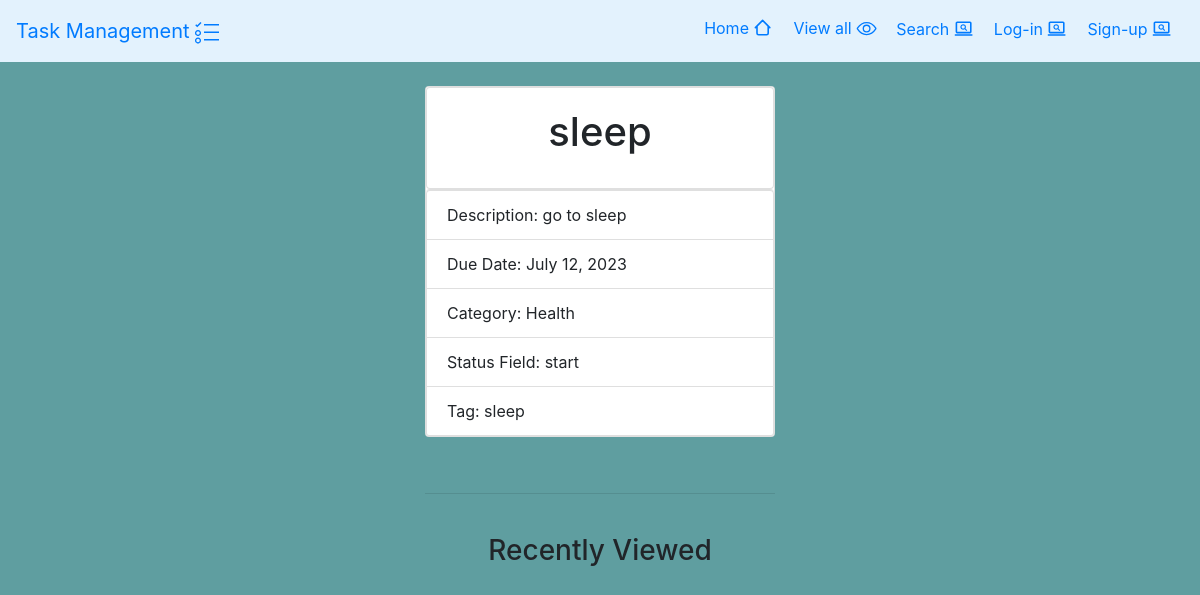
/task/3, run on an earlier commit of the app's database.
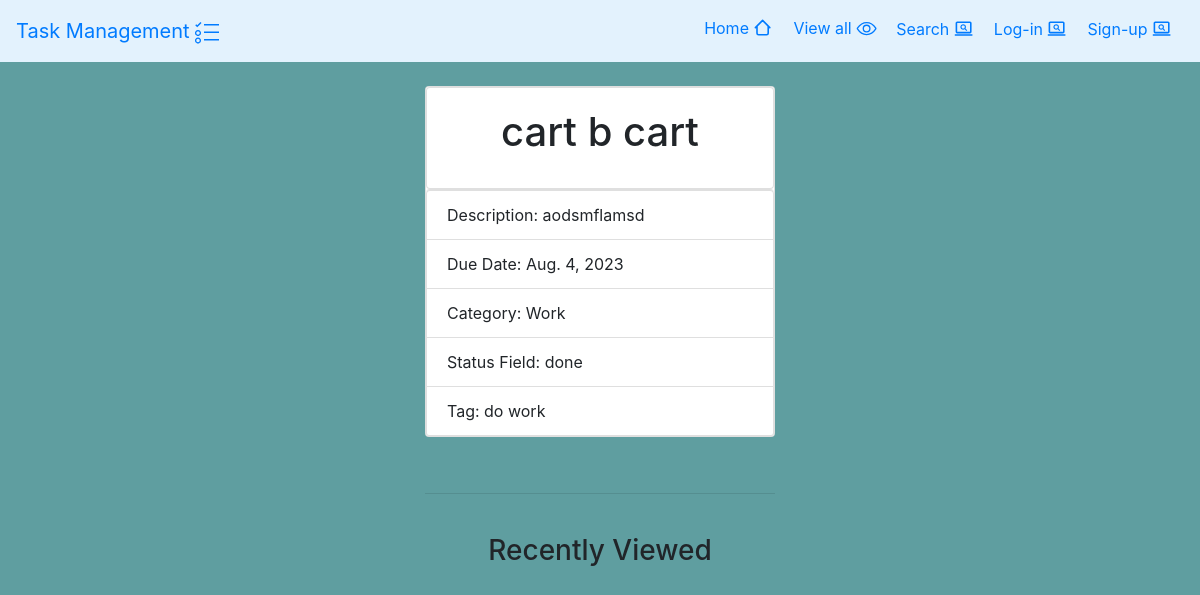
And on a later commit of the database.
### task/models.py (models this page shows, shortened)
class Task(models.Model):
    START= 'start'
    INPORCESS='inprocess'
    DONE = 'done'
    status_choice = [
        (START,'start'),
        (INPORCESS,'inprocess'),
        (DONE,'done')
    ]
    title=models.CharField(max_length=255)
    description=models.TextField()
    due_date=models.DateField(auto_now_add=False)
    category= models.ForeignKey(Category, on_delete=models.PROTECT)
    status_fields=models.CharField(max_length=255, choices=status_choice)
    tag=models.ManyToManyField(Tag)
    user=models.ForeignKey(User,on_delete=models.CASCADE)

### epic_quest/models.py (models this page shows)
class Category(models.Model):
    name=models.CharField(max_length=255,)
    description=models.TextField(null=True,blank=True)
    def __str__(self) -> str:
        return self.name
    class Meta:
        ordering=['name']

class Tag(models.Model):
    name=models.CharField(max_length=255)
    def __str__(self) -> str:
        return self.name

### task/views.py (the view)
# urls.py: path("task/<int:pk>", views.task_details, name="task_details")
def task_details(request, pk):
    task = get_object_or_404(Task, pk=pk)
    recently_viewed_tasks = None
    if 'recently_viewed' in request.session:
        if pk in request.session['recently_viewed']:
            request.session['recently_viewed'].remove(pk)
        tasks = Task.objects.filter(pk__in = request.session['recently_viewed'])
        print(tasks)
        print(request.session['recently_viewed'])
        recently_viewed_tasks = sorted(tasks,key = lambda x: request.session['recently_viewed'].index(x.pk))
        print(recently_viewed_tasks)
        request.session['recently_viewed'].insert(0, pk)
        if len(request.session['recently_viewed']) > 5:
            request.session['recently_viewed'].pop()
    else:
        request.session['recently_viewed'] = [pk]
    request.session.modified = True
    return render(request, "task_details.html", {"task": task,'recently_viewed_tasks':recently_viewed_tasks})

### task/templates/task_details.html (shortened to what this page needs)
{% extends 'base.html' %}
{% block content %}
<body style="background-color: cadetblue;">
    <br>
    <div class="container">
    <div class="row justify-content-center">
        <div class="col-md-4">
            <div class="card mb-3">
        <div class="card">
            <div class="card-body">
                <h1 class="card-title row justify-content-center">{{ task.title }}</h1>
            </div>
        </div>
        <ul class="list-group">
            <li class="list-group-item">Description: {{ task.description }}</li>
            <li class="list-group-item">Due Date: {{ task.due_date }}</li>
            <li class="list-group-item">Category: {{ task.category }}</li>
            <li class="list-group-item">Status Field: {{ task.status_fields }}</li>
            <li class="list-group-item">Tag:
                {% for tag in task.tag.all %}
                    {{ tag }}
                </li>
                {% endfor %}
            </ul>
        </div>
        <br>
        <hr>
        <br>
        <h3 class="text-center">Recently Viewed</h3>
        </div>
    </div>
    </div>
    </body>
{% endblock %}

What changed in the data, as far as the page shows it:
removed Tag: name "sleep"
changed Task: title "sleep" → "cart b cart"; description "go to sleep" → "aodsmflamsd"; due_date "July 12, 2023" → "Aug. 4, 2023"; category "Health" → "Work"; status_fields "start" → "done"
now on this page (row edited): Tag: name "do work"
